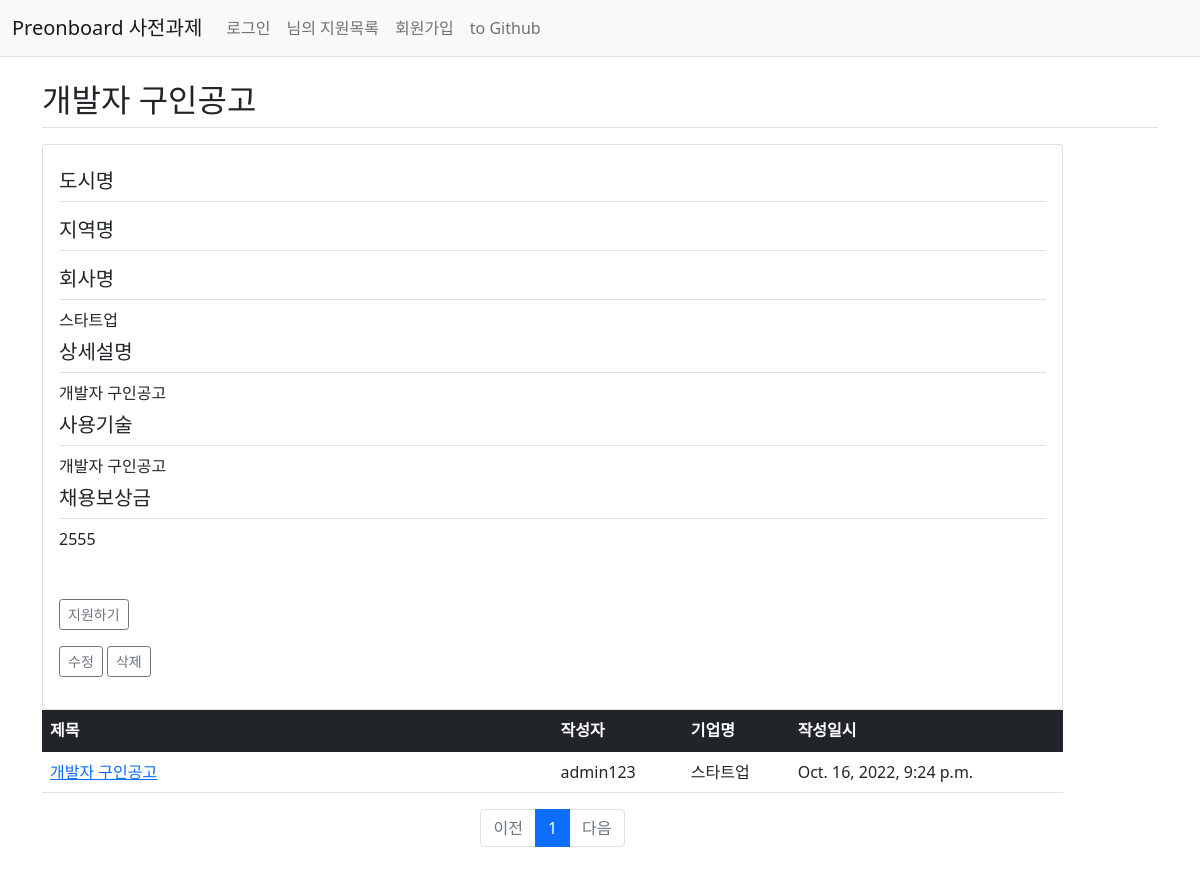
Before: /preonboard/14/ with the older database file.
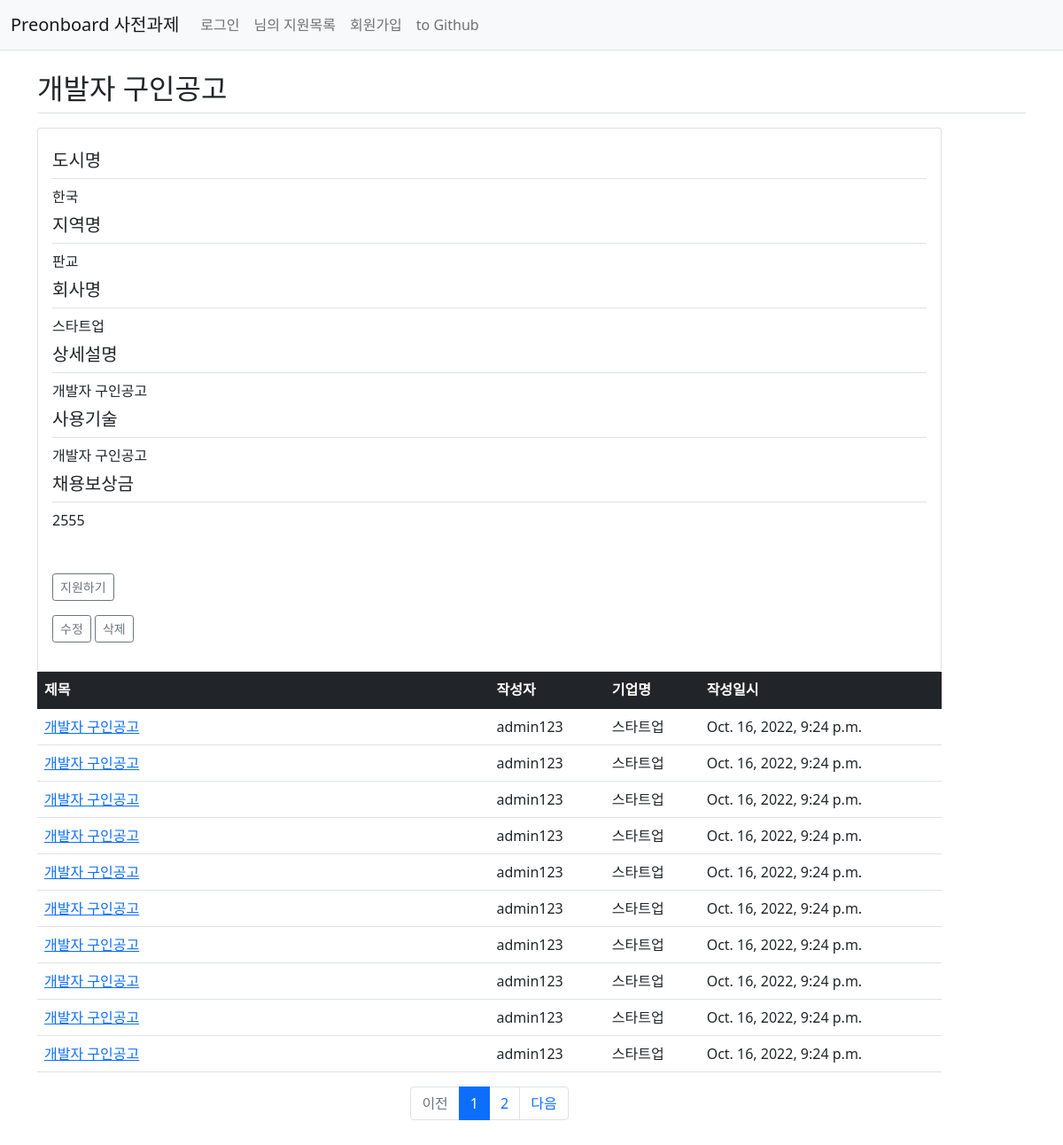
After: the same page with the newer database file.
### preonboard/models.py (models this page shows)
class Job_opening(models.Model):
    author = models.ForeignKey(User, on_delete=models.CASCADE)
    company = models.ForeignKey(Company,on_delete=models.CASCADE)
    title = models.CharField(max_length=200)
    wanted = models.CharField(max_length=200)
    reward = models.IntegerField()
    content = models.TextField()
    stack = models.TextField()
    create_date = models.DateTimeField()
    modify_date = models.DateTimeField(null=True, blank=True)

class Company(models.Model):
    name = models.CharField(max_length=200)
    register = models.ForeignKey(User, on_delete=models.CASCADE)
    country = models.CharField(max_length=200)
    location = models.CharField(max_length=200)

### preonboard/views.py (the view)
# urls.py: path('<int:job_opening_id>/', views.detail, name='detail'),
def detail(request, job_opening_id):
    job_opening = get_object_or_404(Job_opening, pk=job_opening_id)  # 404 처리
    page = request.GET.get('page', '1')  # 페이지
    job_opening_list = Job_opening.objects.order_by('-create_date')
    job_opening_list = job_opening_list.filter(
        Q(company__name__exact=job_opening.company.name)  # 회사 이름 검색한 결과로 필터링
    ).distinct()
    paginator = Paginator(job_opening_list, 10)  # 페이지당 10개씩 보여주기
    page_obj = paginator.get_page(page)
    context = {'job_opening_list': page_obj, 'page': page, 'job_opening': job_opening}
    return render(request, 'preonboard/job_opening_detail.html', context)

### templates/preonboard/job_opening_detail.html (shortened to what this page needs)
{% extends 'base.html' %}
{% block content %}
<div class="container my-3">
    <h2 class="border-bottom py-2">{{ job_opening.title }}</h2>
    <div class="row my-3">
        <div class="col-11">
            <div class="card">
                <div class="card-body">
                    <h5 class="border-bottom py-2">도시명</h5>
                    <div class="card-text" style="white-space: pre-line;">{{ job_opening.company.country }}</div>
                    <h5 class="border-bottom py-2">지역명</h5>
                    <div class="card-text" style="white-space: pre-line;">{{ job_opening.company.location }}</div>
                    <h5 class="border-bottom py-2">회사명</h5>
                    <div class="card-text" style="white-space: pre-line;">{{ job_opening.company.name }}</div>
                    <h5 class="border-bottom py-2">상세설명</h5>
                    <div class="card-text" style="white-space: pre-line;">{{ job_opening.stack }}</div>
                    <h5 class="border-bottom py-2">사용기술</h5>
                    <div class="card-text" style="white-space: pre-line;">{{ job_opening.stack }}</div>
                    <h5 class="border-bottom py-2">채용보상금</h5>
                    <div class="card-text" style="white-space: pre-line;">{{ job_opening.reward }}</div>
                    <div class="d-flex justify-content-end">
                        <div class="badge badge-light p-2 text-left">
                            <div class="mb-2">{{ job_opening.author.username }}</div>
                            <div>{{ job_opening.create_date }}</div>
                        </div>
                    </div>
                    <div class="apply">
                        <a href="{% url 'preonboard:apply_create' job_opening.id  %}"
                           class="btn btn-sm btn-outline-secondary">지원하기</a>
                    </div>
                    <div class="my-3">
                        <a href="{% url 'preonboard:job_opening_modify' job_opening.id  %}"
                           class="btn btn-sm btn-outline-secondary">수정</a>
                        <a href="{% url 'preonboard:job_opening_delete' job_opening.id  %}"
                           class="delete btn btn-sm btn-outline-secondary">삭제</a>
                    </div>
                </div>
        </div>
    <table class="table">
        <thead>
        <tr class="table-dark">
            <th style="width:50%">제목</th>
            <th>작성자</th>
            <th>기업명</th>
            <th>작성일시</th>
        </tr>
        </thead>
        <tbody>
        {% if job_opening_list %}
        {% for job_opening in job_opening_list %}
        <tr>
            <td>
                <a href="{% url 'preonboard:detail' job_opening.id %}">{{ job_opening.title }}</a>
            </td>
            <td>{{ job_opening.author.username }}</td>
            <td>{{ job_opening.company.name }}</td>
            <td>{{ job_opening.create_date }}</td>
        </tr>
        {% endfor %}
        {% else %}
        <tr>
            <td colspan="3">없습니다.</td>
        </tr>
        {% endif %}
        </tbody>
    </table>
    <ul class="pagination justify-content-center">
        {% if job_opening_list.has_previous %}
        <li class="page-item">
            <a class="page-link" data-page="{{ job_opening_list.previous_page_number }}"
           href="javascript:void(0)">이전</a>
        </li>
        {% else %}
        <li class="page-item disabled">
            <a class="page-link" tabindex="-1" aria-disabled="true" href="#">이전</a>
        </li>
        {% endif %}
        {% for page_number in job_opening_list.paginator.page_range %}
        {% if page_number >= job_opening_list.number|add:-5 and page_number <= job_opening_list.number|add:5 %}
        {% if page_number == job_opening_list.number %}
        <li class="page-item active" aria-current="page">
            <a class="page-link" data-page="{{ page_number }}"
           href="javascript:void(0)">{{ page_number }}</a>
        </li>
        {% else %}
        <li class="page-item">
            <a class="page-link" data-page="{{ page_number }}"
           href="javascript:void(0)">{{ page_number }}</a>
        </li>
        {% endif %}
        {% endif %}
        {% endfor %}
        {% if job_opening_list.has_next %}
        <li class="page-item">
            <a class="page-link" data-page="{{ job_opening_list.next_page_number }}"
           href="javascript:void(0)">다음</a>
        </li>
        {% else %}
        <li class="page-item disabled">
            <a class="page-link" tabindex="-1" aria-disabled="true" href="#">다음</a>
        </li>
        {% endif %}
    </ul>
            </div>
        </div>
    </div>
{% endblock %}

### templates/base.html (shortened to what this page needs)
{% load static %}
<!doctype html>
<html lang="ko">
<head>
    <link rel="stylesheet" type="text/css" href="{% static 'bootstrap.min.css' %}">
    <link rel="stylesheet" type="text/css" href="{% static 'preonboard/style.css' %}">
</head>
<body>
{% include "navbar.html" %}
{% block content %}
{% endblock %}
</body>
</html>

### templates/navbar.html (shortened to what this page needs)
<nav class="navbar navbar-expand-lg navbar-light bg-light border-bottom">
    <div class="container-fluid">
        <a class="navbar-brand" href="{% url 'preonboard:index' %}">Preonboard 사전과제 </a>
        <div class="collapse navbar-collapse" id="navbarSupportedContent">
            <ul class="navbar-nav me-auto mb-2 mb-lg-0">
                <li class="nav-item">
                    {% if user.is_authenticated %}
                    <a class="nav-link" href="{% url 'common:logout' %}">{{ user.username }} (로그아웃)</a>
                    {% else %}
                    <a class="nav-link" href="{% url 'common:login' %}">로그인</a>
                    {% endif %}
                </li>
                    <a class="nav-link" href="{% url 'preonboard:apply_list'%}">{{ user.username }} 님의 지원목록</a>
                <li>
                    {% if not user.is_authenticated %}
                    <a class="nav-link" href="{% url 'common:signup' %}">회원가입</a>
                    {% endif %}
                </li>
                <a class="nav-link" href="https://github.com/Blaze-F/wanted-pre-onboarding-backend/blob/main/README.md">to Github</a>
            </ul>
        </div>
    </div>
</nav>

Changed rows visible on the page:
changed through a linked row, Job_opening (number 1 of 10 on the later page): company.country (not shown) → "한국"; company.location (not shown) → "판교"
added Job_opening: title "개발자 구인공고", author.username "admin123", company.name "스타트업", create_date "Oct. 16, 2022, 9:24 p.m."
added Job_opening: title "개발자 구인공고", author.username "admin123", company.name "스타트업", create_date "Oct. 16, 2022, 9:24 p.m."
added Job_opening: title "개발자 구인공고", author.username "admin123", company.name "스타트업", create_date "Oct. 16, 2022, 9:24 p.m."
added Job_opening: title "개발자 구인공고", author.username "admin123", company.name "스타트업", create_date "Oct. 16, 2022, 9:24 p.m."
added Job_opening: title "개발자 구인공고", author.username "admin123", company.name "스타트업", create_date "Oct. 16, 2022, 9:24 p.m."
added Job_opening: title "개발자 구인공고", author.username "admin123", company.name "스타트업", create_date "Oct. 16, 2022, 9:24 p.m."
added Job_opening: title "개발자 구인공고", author.username "admin123", company.name "스타트업", create_date "Oct. 16, 2022, 9:24 p.m."
added Job_opening: title "개발자 구인공고", author.username "admin123", company.name "스타트업", create_date "Oct. 16, 2022, 9:24 p.m."
added Job_opening: title "개발자 구인공고", author.username "admin123", company.name "스타트업", create_date "Oct. 16, 2022, 9:24 p.m."
Other visible differences:
new list line: "2"
